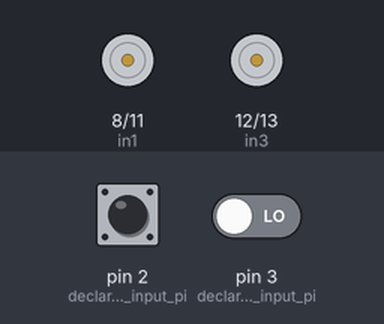
Bench run of a sketch on a simulated Arduino Uno, built with avr-gcc and run on an emulated ATmega328P. Parts: motor-driver pin pairs drawn as motors (green arrow = first pin HIGH = forward, orange = second pin HIGH = backward, longer = more drive, scaled by the enable pin). Inputs (shaded band) come from the test bench; at power-on: pin 2 (declare_pin_2_as_input_pi) LOW, pin 3 (declare_pin_3_as_input_pi) LOW. What the sketch prints to the serial monitor is not drawn.

Above: at 1.7 s.
1.8 s: pin 2 (declare_pin_2_as_input_pi) driven HIGH
At 2.7 s:
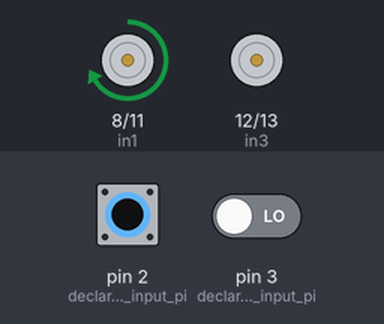
3.3 s: pin 3 (declare_pin_3_as_input_pi) driven HIGH
At 3.8 s:
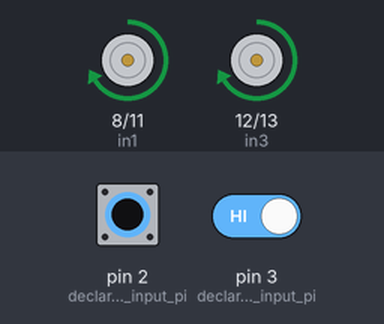
4.8 s: pin 2 (declare_pin_2_as_input_pi) driven LOW
At 5.4 s:
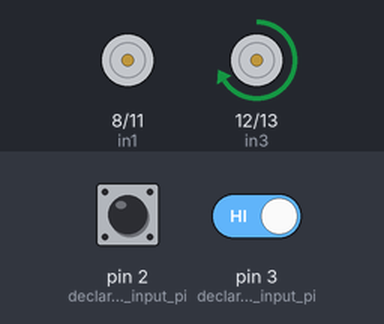
6.3 s: pin 3 (declare_pin_3_as_input_pi) driven LOW
At 7.5 s:
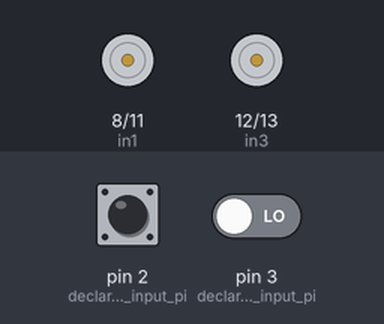
7.8 s: pin 2 (declare_pin_2_as_input_pi) pulsed HIGH 2 times (0.12 s each, 0.3 s apart)
At 8.03 s:
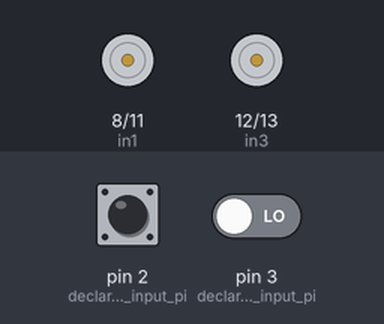
9.9 s: pin 2 (declare_pin_2_as_input_pi) driven HIGH and pin 3 (declare_pin_3_as_input_pi) driven HIGH
At 10.2 s:
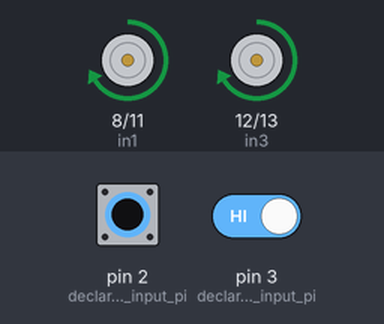
Timing chart, 0 to 12.9 s (numbered marks = the images above; inputs shaded):
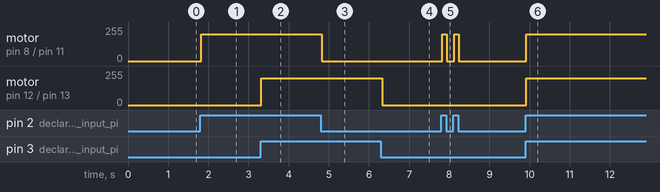

Measured:
- after the input at 1.8 s, motor on pin 8 (in1) / pin 11 (in2): stopped → forward 200/255 at once
- after the input at 3.3 s, motor on pin 12 (in3) / pin 13 (in4): stopped → forward 200/255 at once
- after the input at 4.8 s, motor on pin 8 (in1) / pin 11 (in2): forward 200/255 → stopped at once
- after the input at 6.3 s, motor on pin 12 (in3) / pin 13 (in4): forward 200/255 → stopped at once
- after the input at 7.8 s, motor on pin 8 (in1) / pin 11 (in2): alternates forward 200/255 for 0.11 s and stopped for 0.19 s, 4 changes in all, then stays stopped, starting at once
- after the input at 9.9 s, motor on pin 8 (in1) / pin 11 (in2), motor on pin 12 (in3) / pin 13 (in4): stopped → forward 200/255 at once

The sketch:

ToyCarDemoWhiteLine.ino
```cpp
#include <IRremote.h> // Library for IR receiver
#define irPin 4 // Pin for IR receiver

IRrecv irrecv(irPin); //receives the input from controller
decode_results rslts; // stores them in rslts

// Initializes pins for each motor
int enA = 5;
int in1 = 8;
int in2 = 11;

int enB = 6;
int in3 = 12;
int in4 = 13;

int speed = 200;


void inits(){
  pinMode(2, INPUT); // declare pin 2 as input pin for left sensor
  pinMode(3, INPUT); // declare pin 3 as input pin for right sensor
  pinMode (enA , OUTPUT); //declares enA as output for motor
  pinMode (enB , OUTPUT); //declares enB as output for motor
  pinMode (in1 , OUTPUT); //declares in1 as output for motor
  pinMode (in2 , OUTPUT); //declares in2 as output for motor
  pinMode (in3 , OUTPUT); //declares in3 as output for motor
  pinMode (in4 , OUTPUT); //declares in4 as output for motor
}

void setup() {
  inits(); //calls for the inits function above
  Serial.begin(19200); // set up Serial library at 19200 bps
  irrecv.enableIRIn(); // enables the IR input
  Serial.println("Line Follower Rover"); // Just to see Serial Monitor
  delay(500);
  TCCR0B = TCCR1B & B11111000 | B00000010;
}
 //Follows a line with 2 sensors detecting if it is under a white or black surface.
void lineFollower(){
  int leftSensor = digitalRead(3); //initializes pin for left sensor
  int rightSensor = digitalRead(2); //initializes pin for right sensor

  // Serial Monitor
  Serial.print(rightSensor);
  Serial.print("  ");
  Serial.print(leftSensor);
  delay(100);

  // Go forward if both sensors detect black line
  if ((rightSensor == 1) && (leftSensor == 1))
  {
    Forward();
    delay(50);
  }
  //Turn right if left sensor detects black line
  else if ((rightSensor == 1) && (leftSensor == 0))
    //motor1 is left motor, motor 2 is right motor
  {
    Right();
    delay(50);
  }
   //Turn left if right sensor detects black line
  else if ((rightSensor == 0) && (leftSensor == 1))
    //motor1 is left motor, motor 2 is right motor
  {
    Left();
    delay(50);
  }
  //Stop if both sensors
  else if ((rightSensor == 0) && (leftSensor == 0))
  {
    Stop();
    delay(50);
  }
}

void IRController(){

  if (irrecv.decode(&rslts)) { //if the IR reciever outputs a number
      Serial.println(rslts.value); // prints the number in the serial monitor

      switch (rslts.value) {

         case 16718055:            //  FORWARD Button
            Forward();
            Serial.println("FORWARD");
            break;

         case 16716015:            //  LEFT Button
            Left();
            Serial.println("LEFT");
            break;

         case 16734885:            //  RIGHT Button
            Right();
            Serial.println("RIGHT");
            break;

         case 16730805:            //  BACK Button
            Reverse();
            Serial.println("REVERSE");
            break;

         case 16726215:            //  STOP Button
            Stop();
            Serial.println("STOP");
            break;

         case 16738455:            //  LINE FOLLOWING Button
            lineFollower();
            Serial.print("LINE FOLLOWER");
            break;

         case 16756815:            //  BACK TO IR CONTROLLER Button
            IRController();
            Serial.println("IR CONTROLLER");
            break;
   }
   irrecv.resume();
   }
}

//Function to go forward
void Forward(){
    analogWrite(enA, speed);
    digitalWrite(in1, HIGH);
    digitalWrite(in2, LOW);
    analogWrite(enB, speed);
    digitalWrite(in3, HIGH);
    digitalWrite(in4, LOW);
}

//Function to turn right
void Right(){
    analogWrite(enA, speed);//speed of motor A
    digitalWrite(in1, HIGH); //Motor spins forward
    digitalWrite(in2, LOW);
    analogWrite(enB, 0);//speed of motor B
    digitalWrite(in3, HIGH); //Motor spins forward
    digitalWrite(in4, LOW);
}
//Function to turn left
void Left(){
    analogWrite(enA, 0);
    digitalWrite(in1, HIGH);
    digitalWrite(in2, LOW);
    analogWrite(enB, speed);
    digitalWrite(in3, HIGH);
    digitalWrite(in4, LOW);
}
 //Function to go reverse
void Reverse(){
    analogWrite(enA, speed);
    digitalWrite(in1, LOW);//Motor spins backwards
    digitalWrite(in2, HIGH);
    analogWrite(enB, speed);
    digitalWrite(in3, LOW);//Motor spins backwards
    digitalWrite(in4, HIGH);
}
//function to stop
void Stop(){
    digitalWrite(in1, LOW); //Turns off motor
    digitalWrite(in2, LOW);
    digitalWrite(in3, LOW);
    digitalWrite(in4, LOW);
}


void loop() {
  //IRController();
  lineFollower();
}
```
